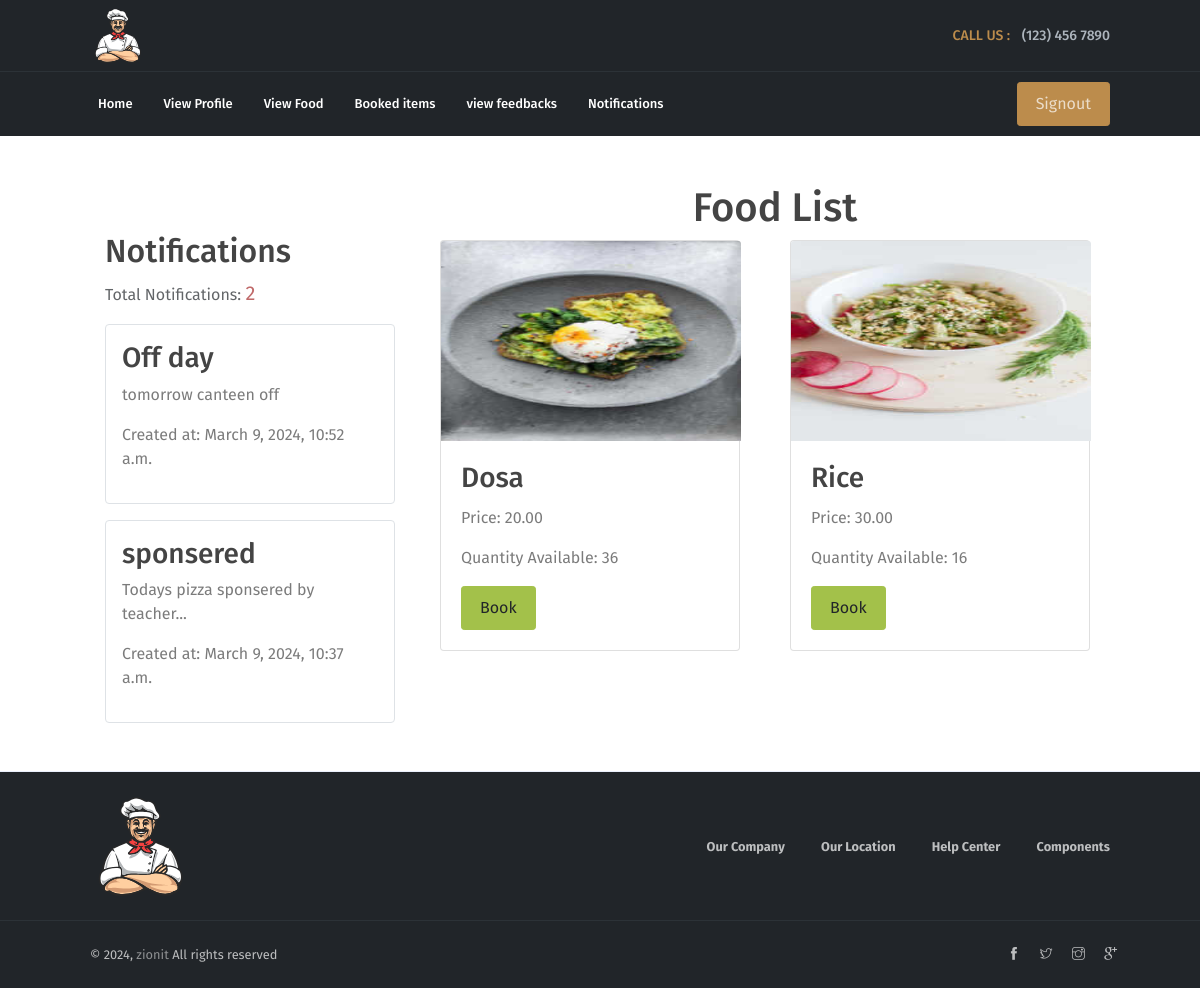
Screenshot of /view_fooditems/ (signed in) with the database file from the repository.
### mess_staff/models.py (models this page shows, shortened)
class AdminNotification(models.Model):
    title = models.CharField(max_length=100)
    message = models.TextField()
    created_at = models.DateTimeField(default=timezone.now)

class FoodItem(models.Model):
    food_id = models.AutoField(primary_key=True)
    name = models.CharField(max_length=200)
    image = models.ImageField(upload_to="foods", null=True, blank=True)
    price = models.DecimalField(max_digits=10, decimal_places=2)
    quantity_available = models.IntegerField(default=0)
    quantity_booked = models.IntegerField(default=0)
    booked_by = models.ForeignKey(User, on_delete=models.CASCADE, related_name='booked_items', null=True)
    status = models.CharField(max_length=20, default='Pending')

### mess_user/views.py (the view)
# urls.py: path('view_fooditems/',views.food_item_list,name='view_fooditems'),
def food_item_list(request):
    food_items = FoodItem.objects.all()
    notifications = AdminNotification.objects.all().order_by('-created_at')
    return render(request, 'view_fooditems.html', {'food_items': food_items, 'notifications': notifications})

### templates/view_fooditems.html (shortened to what this page needs)
{%load static%}
{%load static%}
<!DOCTYPE html>
<html lang="en">
<head>
    <link rel="stylesheet" href="{%static 'vendors/themify-icons/css/themify-icons.css' %}">
	<link rel="stylesheet" href="{%static '/css/pigga.css' %}">
</head>
<body data-spy="scroll" data-target=".navbar" data-offset="40" id="home">
    <nav class="navbar nav-first navbar-dark bg-dark">
        <div class="container">
            <a class="navbar-brand" href="#">
                <img src="{%static '/imgs/navbar-brand.svg' %}" alt="Download free bootstrap 4 landing page, free boootstrap 4 templates, Download free bootstrap 4.1 landing page, free boootstrap 4.1.1 templates, Pigga Landing page">
            </a>
            <ul class="navbar-nav ml-auto">
                <li class="nav-item">
                    <a class="nav-link text-primary" href="#home">CALL US : <span class="pl-2 text-muted">(123) 456 7890</span></a>
                </li>
            </ul>
        </div>
    </nav>
    <nav class="nav-second navbar custom-navbar navbar-expand-sm navbar-dark bg-dark sticky-top">
        <div class="container">
            <div class="collapse navbar-collapse" id="navbarSupportedContent">
                <ul class="navbar-nav mr-auto">
                    <li class="nav-item">
                        <a class="nav-link" href="{% url 'index' %}">Home</a>
                    </li>
                    {% if user.is_authenticated %}
                        {% if user.profile %}
                            <li class="nav-item">
                                <a class="nav-link" href="{% url 'view_profile' %}">View Profile</a>
                            </li>
                        {% else %}
                            <li class="nav-item">
                                <a class="nav-link" href="{% url 'create_profile' %}">Create Profile</a>
                            </li>
                        {% endif %}
                        <li class="nav-item">
                            <a class="nav-link" href="{% url 'view_fooditems' %}">View Food</a>
                        </li>
                        <li class="nav-item">
                            <a class="nav-link" href="{% url 'user_bookings'%}">Booked items</a>
                        </li>
                        <li class="nav-item">
                            <a class="nav-link" href="{% url 'view_feedbacks' %}">view feedbacks</a>
                        </li>
                        <li class="nav-item">
                            <a class="nav-link" href="{% url 'view_notification' %}">Notifications </a>
                        </li>
                    </ul>
                    <ul class="navbar-nav ml-auto">
                        <a href="{% url 'signout' %}" class="btn btn-primary">Signout</a>
                    </ul>
                    {% endif %}
            </div>
        </div>
    </nav>
{%block content%}
<div class="container mt-5">
    <div class="row">
        <div class="col-md-4">
            <div class="container mt-5 mb-5">
                <h2 class="custom-h2">Notifications</h2>
                {% if notifications %}
                    <p class="text-dark">Total Notifications: <span class="text-brown" style="color: brown; font-size: 20px;">{{ notifications|length }}</span> </p>
                    {% for notification in notifications %}
                        <div class="notification-box mb-3 p-3 border rounded">
                            <h3>{{ notification.title }}</h3>
                            <p>{{ notification.message }}</p>
                            <p>Created at: {{ notification.created_at }}</p>
                        </div>
                    {% endfor %}
                {% else %}
                    <p>No notifications available.</p>
                {% endif %}
            </div>
        </div>
        <div class="col-md-8">
            <h1 class="text-center">Food List</h1>
            <div class="row">
                {% if food_items %}
                    {% for food_item in food_items %}
                        <div class="col-md-6">
                            <div class="card mb-3 " style="width: 300px;">
                                <img src="{{ food_item.image.url }}" class="card-img-top" alt="{{ food_item.name }}" style="height: 200px; width: 300px;">
                                <div class="card-body">
                                    <h3 class="card-title">{{ food_item.name }}</h3>
                                    <p class="card-text">Price: {{ food_item.price }}</p>
                                    <p class="card-text">Quantity Available: {{ food_item.quantity_available }}</p>
                                    {% if food_item.quantity_available > 0 %}
                                        <a href="{% url 'book_item' food_item.food_id %}" class="btn btn-success">
                                            Book
                                        </a>
                                    {% else %}
                                        <p class="text-danger">Quantity not available</p>
                                    {% endif %}
                                </div>
                            </div>
                        </div>
                    {% endfor %}
                {% else %}
                    <div class="col-12">
                        <p>No food items available.</p>
                    </div>
                {% endif %}
            </div>
        </div>
    </div>
</div>
    {%endblock%}
  <div class="py-4 border border-lighter border-bottom-0 border-left-0 border-right-0 bg-dark">
    <div class="container">
        <div class="row justify-content-between align-items-center text-center">
            <div class="col-md-3 text-md-left mb-3 mb-md-0">
                <img src="{%static '/imgs/navbar-brand.svg' %}" width="100" alt="Download free bootstrap 4 landing page, free boootstrap 4 templates, Download free bootstrap 4.1 landing page, free boootstrap 4.1.1 templates, Pigga Landing page" class="mb-0">
            </div>
            <div class="col-md-9 text-md-right">
                <a href="#" class="px-3"><small class="font-weight-bold">Our Company</small></a>
                <a href="#" class="px-3"><small class="font-weight-bold">Our Location</small></a>
                <a href="#" class="px-3"><small class="font-weight-bold">Help Center</small></a>
                <a href="components.html" class="pl-3"><small class="font-weight-bold">Components</small></a>
            </div>
        </div>
    </div>
</div>
<footer class="border border-dark border-left-0 border-right-0 border-bottom-0 p-4 bg-dark">
    <div class="container">
        <div class="row align-items-center text-center text-md-left">
            <div class="col">
                <p class="mb-0 small">&copy; <script>document.write(new Date().getFullYear())</script>, <a href="https://www.devcrud.com" target="_blank">zionit</a>  All rights reserved </p>
            </div>
            <div class="d-none d-md-block">
                <h6 class="small mb-0">
                    <a href="javascript:void(0)" class="px-2"><i class="ti-facebook"></i></a>
                    <a href="javascript:void(0)" class="px-2"><i class="ti-twitter"></i></a>
                    <a href="javascript:void(0)" class="px-2"><i class="ti-instagram"></i></a>
                    <a href="javascript:void(0)" class="px-2"><i class="ti-google"></i></a>
                </h6>
            </div>
        </div>
    </div>
</footer>
</body>
</html>

### rows the page displays
AdminNotification: title "Off day", message "tomorrow canteen off", created_at "March 9, 2024, 10:52 a.m."
AdminNotification: title "sponsered", message "Todays pizza sponsered by teacher...", created_at "March 9, 2024, 10:37 a.m."
FoodItem: image (picture), name "Dosa", price "20.00", quantity_available "36", shows "Book"
FoodItem: image (picture), name "Rice", price "30.00", quantity_available "16", shows "Book"

### other values shown
{{ notifications|length }} "2"
